Frame 1 (no input): blank canvas, image omitted
Frame 60 (the mouse pressed at the canvas centre just before this capture): blank canvas, image omitted
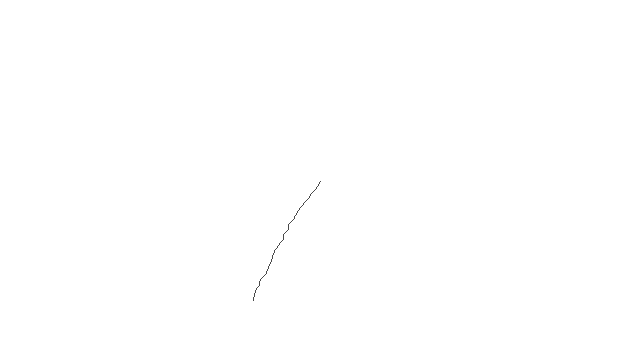
Frame 120 (the mouse held since frame 60 and released just before this capture)

The Processing sketch whose frames 1 and 60 were blank and that drew this single picture after the mouse press (run headless with seeded random() and noise(); from frame 60 on, the mouse is pressed at the canvas centre):

// Processing sketch: sketch_190208c
// ── sketch_190208c.pde

Walker w;

void setup() {
  size(640,360);

  w = new Walker(); //create the walker

  background(255); //Make the canvas white
}

void draw() {

  w.step(); //Have the walker move randomly
  w.display(); //and reveal itself by drawing a black dot at its location
}

class Walker {

  int x; //x-coordinate of walker
  int y; //y-coordinate of walker

  Walker () {
    x = width/2; //Initialize walker in the center of the screen
    y = height/2;
  }

  void display() {
    stroke(0);
    point(x,y);
  }

  //void step() {
  //  int choice = int(random(4)); //0, 1, 2, or 3

  //  if(choice == 0)
  //    x++;
  //  else if(choice == 1)
  //    x--;
  //  else if(choice == 2)
  //    y++;
  //  else
  //    y--;
  //}
  
    void step() {
      float stepx = random(-1,1);
      float stepy = random(1,-1);
      x += stepx;
      y += stepy;
  }
}
